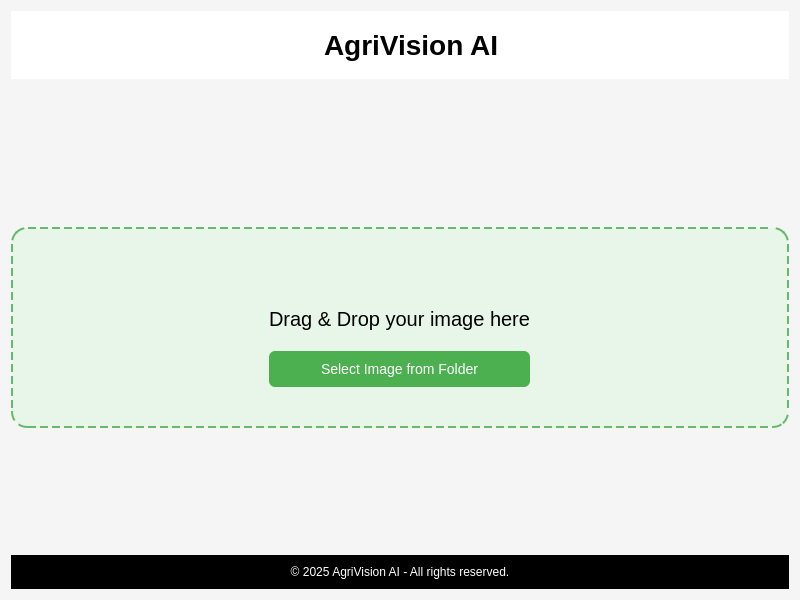
<?xml version="1.0" encoding="UTF-8"?>
<ui version="4.0">
 <class>Form</class>
 <widget class="QWidget" name="Form">
  <property name="geometry">
   <rect><x>0</x><y>0</y><width>800</width><height>600</height></rect>
  </property>
  <property name="styleSheet">
   <string notr="true">
    QWidget {
        font-family: 'Segoe UI', sans-serif;
        background-color: #f5f5f5;
    }
    QLabel#label_title {
        font-size: 28px;
        font-weight: bold;
        color: #000000;
        background-color: transparent;
    }
    QLabel#logo_app {
        margin-right: 10px;
        background-color: transparent;
    }
    QLabel#logo_drop {
        background-color: transparent;
    }
    QFrame#drop_area {
        border: 2px dashed #66bb6a;
        border-radius: 16px;
        background-color: #e8f5e9;
        padding: 30px;
    }
    QFrame#drop_area:hover {
        background-color: #d0f0d3;
    }
    QLabel#label_drag {
        font-size: 20px;
        color: #000000;
        padding-top: 5px;
        background-color: transparent;
        
    }
    QPushButton#btn_select {
        background-color: #4CAF50;
        color: white;
        padding: 10px 24px;
        font-size: 14px;
        border: none;
        border-radius: 6px;
    }
    QPushButton#btn_select:hover {
        background-color: #45a049;
    }
    QLabel#label_footer {
        font-size: 12px;
        color: #FFFFFF;
        background-color: #000000;
        padding: 10px;
    }
    QWidget#headerWidget {
        background-color: #ffffff;
        padding: 10px;
    }
   </string>
  </property>

  <layout class="QVBoxLayout" name="mainLayout">

   <!-- HEADER -->
   <item>
    <widget class="QWidget" name="headerWidget">
     <layout class="QHBoxLayout" name="headerLayout">
      <item><spacer name="spacer_left"><property name="orientation"><enum>Qt::Horizontal</enum></property><property name="sizeHint"><size><width>20</width><height>50</height></size></property></spacer></item>
      <item>
       <layout class="QHBoxLayout" name="centerHeaderLayout">
        <item>
         <widget class="QLabel" name="logo_app">
          <property name="pixmap"><pixmap>logo_app.png</pixmap></property>
          <property name="maximumSize"><size><width>50</width><height>40</height></size></property>
          <property name="scaledContents"><bool>true</bool></property>
         </widget>
        </item>
        <item>
         <widget class="QLabel" name="label_title">
          <property name="text"><string>AgriVision AI</string></property>
          <property name="alignment"><set>Qt::AlignVCenter|Qt::AlignLeft</set></property>
         </widget>
        </item>
       </layout>
      </item>
      <item><spacer name="spacer_right"><property name="orientation"><enum>Qt::Horizontal</enum></property><property name="sizeHint"><size><width>20</width><height>50</height></size></property></spacer></item>
     </layout>
    </widget>
   </item>

   <!-- BANNER IMAGE (replaces subtitle) -->
   <item>
    <widget class="QLabel" name="label_banner">
     <property name="pixmap"><pixmap>banner.webp</pixmap></property>
     <property name="alignment"><set>Qt::AlignCenter</set></property>
     <property name="scaledContents"><bool>true</bool></property>
     <property name="maximumSize"><size><width>16777215</width><height>200</height></size></property>
    </widget>
   </item>

   <!-- VERTICAL SPACER (TOP) -->
   <item>
    <spacer name="vertical_spacer_top">
     <property name="orientation"><enum>Qt::Vertical</enum></property>
     <property name="sizeHint"><size><width>20</width><height>30</height></size></property>
    </spacer>
   </item>

   <!-- DROP AREA -->
   <item>
    <widget class="QFrame" name="drop_area">
     <layout class="QVBoxLayout" name="dropLayout">
      <property name="spacing"><number>20</number></property>
      <property name="alignment"><set>Qt::AlignHCenter|Qt::AlignVCenter</set></property>
      <item>
       <widget class="QLabel" name="logo_drop">
        <property name="pixmap"><pixmap>logo_dropbox.png</pixmap></property>
        <property name="maximumSize"><size><width>300</width><height>100</height></size></property>
        <property name="alignment"><set>Qt::AlignCenter</set></property>
        <property name="scaledContents"><bool>true</bool></property>
       </widget>
      </item>
      <item>
       <widget class="QLabel" name="label_drag">
        <property name="text"><string>Drag &amp; Drop your image here</string></property>
        <property name="alignment"><set>Qt::AlignCenter</set></property>
       </widget>
      </item>
      <item>
       <widget class="QPushButton" name="btn_select">
        <property name="text"><string>Select Image from Folder</string></property>
        <property name="cursor"><cursorShape>PointingHandCursor</cursorShape></property>
       </widget>
      </item>
     </layout>
    </widget>
   </item>

   <!-- VERTICAL SPACER (BOTTOM) -->
   <item>
    <spacer name="vertical_spacer_bottom">
     <property name="orientation"><enum>Qt::Vertical</enum></property>
     <property name="sizeHint"><size><width>20</width><height>30</height></size></property>
    </spacer>
   </item>

   <!-- FOOTER -->
   <item>
    <widget class="QLabel" name="label_footer">
     <property name="text"><string>© 2025 AgriVision AI - All rights reserved.</string></property>
     <property name="alignment"><set>Qt::AlignCenter</set></property>
    </widget>
   </item>

  </layout>
 </widget>
 <resources/>
 <connections/>
</ui>
